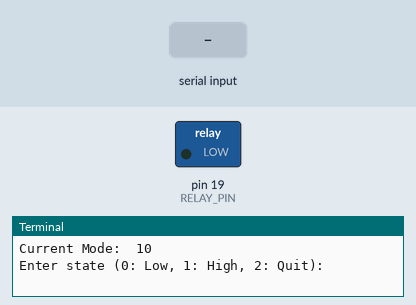
Simulated run of this program. Board: Jetson Nano (header pin numbers). Parts: switched loads named in the program (green lamp = pin HIGH), the last lines printed to the terminal. Inputs (shaded band) come from the test bench.

Above: at 1.2 s.
1.3 s: "1" typed at the terminal, then Enter
At 1.9 s:
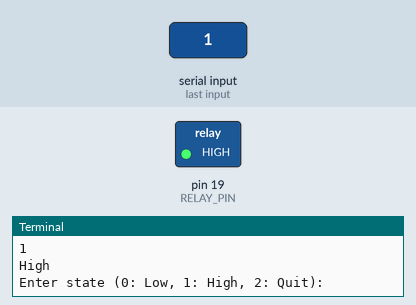
2.8 s: "0" typed at the terminal, then Enter
At 3.1 s:
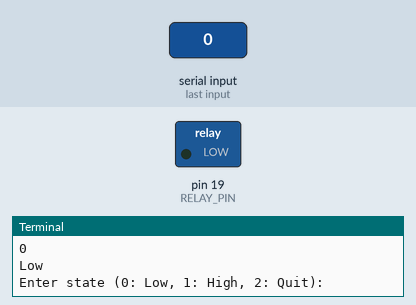
Timing chart, 0 to 5.8 s (numbered marks = the images above; inputs shaded):
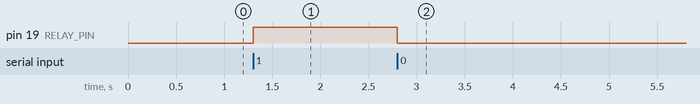

Measured:
- after the input at 1.3 s, pin 19 (RELAY_PIN): LOW → HIGH at once
- after the input at 2.8 s, pin 19 (RELAY_PIN): HIGH → LOW at once

The program:

relay_example.py
```python
import Jetson.GPIO as GPIO

def setup_gpio():
    GPIO.cleanup()
    GPIO.setmode(GPIO.BOARD)
    print("Current Mode: ", GPIO.getmode())

def main():
    RELAY_PIN = 19
    GPIO.setup(RELAY_PIN, GPIO.OUT)

    try:
        while True:
            state = int(input("Enter state (0: Low, 1: High, 2: Quit): "))
            if state == 0:
                GPIO.output(RELAY_PIN, GPIO.LOW)
                print("Low")
            elif state == 1:
                GPIO.output(RELAY_PIN, GPIO.HIGH)
                print("High")
            elif state == 2:
                print("Exiting...")
                break
            else:
                print("Invalid input...")
    except ValueError:
        print("Please enter a valid integer (0, 1, or 2).")
    finally:
        GPIO.cleanup()

if __name__ == "__main__":
    setup_gpio()
    main()
```
